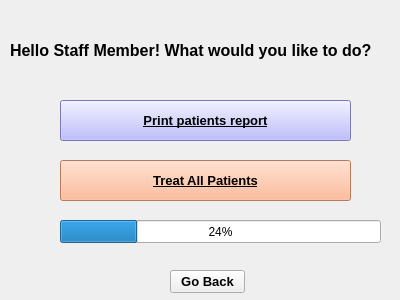
<?xml version="1.0" encoding="UTF-8"?>
<ui version="4.0">
 <class>HospitalWindow</class>
 <widget class="QWidget" name="HospitalWindow">
  <property name="geometry">
   <rect>
    <x>0</x>
    <y>0</y>
    <width>400</width>
    <height>300</height>
   </rect>
  </property>
  <property name="windowTitle">
   <string>Form</string>
  </property>
  <widget class="QLabel" name="label">
   <property name="geometry">
    <rect>
     <x>10</x>
     <y>30</y>
     <width>391</width>
     <height>41</height>
    </rect>
   </property>
   <property name="font">
    <font>
     <pointsize>12</pointsize>
     <weight>75</weight>
     <bold>true</bold>
    </font>
   </property>
   <property name="text">
    <string>Hello Staff Member! What would you like to do? </string>
   </property>
  </widget>
  <widget class="QPushButton" name="printTriageButton">
   <property name="geometry">
    <rect>
     <x>60</x>
     <y>100</y>
     <width>291</width>
     <height>41</height>
    </rect>
   </property>
   <property name="font">
    <font>
     <pointsize>10</pointsize>
     <weight>75</weight>
     <bold>true</bold>
     <underline>true</underline>
    </font>
   </property>
   <property name="autoFillBackground">
    <bool>false</bool>
   </property>
   <property name="styleSheet">
    <string notr="true">background-color:rgb(170, 170, 255)</string>
   </property>
   <property name="text">
    <string>Print patients report</string>
   </property>
  </widget>
  <widget class="QPushButton" name="treatAllPatientsButton">
   <property name="geometry">
    <rect>
     <x>60</x>
     <y>160</y>
     <width>291</width>
     <height>41</height>
    </rect>
   </property>
   <property name="font">
    <font>
     <pointsize>10</pointsize>
     <weight>75</weight>
     <bold>true</bold>
     <underline>true</underline>
    </font>
   </property>
   <property name="autoFillBackground">
    <bool>false</bool>
   </property>
   <property name="styleSheet">
    <string notr="true">background-color:rgb(255, 170, 127)</string>
   </property>
   <property name="text">
    <string>Treat All Patients</string>
   </property>
  </widget>
  <widget class="QPushButton" name="GoBackButton">
   <property name="geometry">
    <rect>
     <x>170</x>
     <y>270</y>
     <width>75</width>
     <height>23</height>
    </rect>
   </property>
   <property name="font">
    <font>
     <pointsize>10</pointsize>
     <weight>75</weight>
     <bold>true</bold>
    </font>
   </property>
   <property name="text">
    <string>Go Back</string>
   </property>
  </widget>
  <widget class="QProgressBar" name="progressBar">
   <property name="geometry">
    <rect>
     <x>60</x>
     <y>220</y>
     <width>321</width>
     <height>23</height>
    </rect>
   </property>
   <property name="value">
    <number>24</number>
   </property>
  </widget>
 </widget>
 <resources/>
 <connections/>
</ui>
